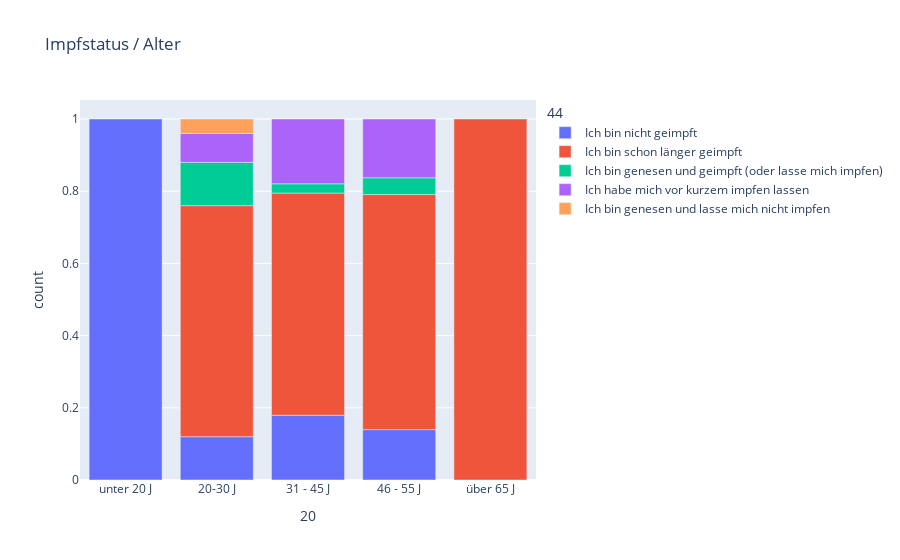

Write notebook code for a chart like this one.
### Code cell
px.bar(res2, y='count', x=20, color=44, title="Impfstatus / Alter", height = plotly_standard_height)

### Figure 1 — Plotly figure (JSON) as saved in the notebook; plotly's stock layout.template omitted (floating-point values rounded to 4 significant figures)
{"data": [{"alignmentgroup": "True", "hovertemplate": "44=Ich bin nicht geimpft<br>20=%{x}<br>count=%{y}<extra></extra>", "legendgroup": "Ich bin nicht geimpft", "marker": {"color": "#636efa", "pattern": {"shape": ""}}, "name": "Ich bin nicht geimpft", "offsetgroup": "Ich bin nicht geimpft", "orientation": "v", "showlegend": true, "textposition": "auto", "type": "bar", "x": ["unter 20 J", "20-30 J", "31 - 45 J", "46 - 55 J", null], "xaxis": "x", "y": [1, 0.12, 0.1795, 0.1395, 0.06667], "yaxis": "y"}, {"alignmentgroup": "True", "hovertemplate": "44=Ich bin schon länger geimpft<br>20=%{x}<br>count=%{y}<extra></extra>", "legendgroup": "Ich bin schon länger geimpft", "marker": {"color": "#EF553B", "pattern": {"shape": ""}}, "name": "Ich bin schon länger geimpft", "offsetgroup": "Ich bin schon länger geimpft", "orientation": "v", "showlegend": true, "textposition": "auto", "type": "bar", "x": ["20-30 J", "31 - 45 J", "46 - 55 J", "über 65 J", null], "xaxis": "x", "y": [0.64, 0.6154, 0.6512, 1, 0.9111], "yaxis": "y"}, {"alignmentgroup": "True", "hovertemplate": "44=Ich bin genesen und geimpft (oder lasse mich impfen)<br>20=%{x}<br>count=%{y}<extra></extra>", "legendgroup": "Ich bin genesen und geimpft (oder lasse mich impfen)", "marker": {"color": "#00cc96", "pattern": {"shape": ""}}, "name": "Ich bin genesen und geimpft (oder lasse mich impfen)", "offsetgroup": "Ich bin genesen und geimpft (oder lasse mich impfen)", "orientation": "v", "showlegend": true, "textposition": "auto", "type": "bar", "x": ["20-30 J", "31 - 45 J", "46 - 55 J"], "xaxis": "x", "y": [0.12, 0.02564, 0.04651], "yaxis": "y"}, {"alignmentgroup": "True", "hovertemplate": "44=Ich habe mich vor kurzem impfen lassen<br>20=%{x}<br>count=%{y}<extra></extra>", "legendgroup": "Ich habe mich vor kurzem impfen lassen", "marker": {"color": "#ab63fa", "pattern": {"shape": ""}}, "name": "Ich habe mich vor kurzem impfen lassen", "offsetgroup": "Ich habe mich vor kurzem impfen lassen", "orientation": "v", "showlegend": true, "textposition": "auto", "type": "bar", "x": ["20-30 J", "31 - 45 J", "46 - 55 J", null], "xaxis": "x", "y": [0.08, 0.1795, 0.1628, 0.02222], "yaxis": "y"}, {"alignmentgroup": "True", "hovertemplate": "44=Ich bin genesen und lasse mich nicht impfen<br>20=%{x}<br>count=%{y}<extra></extra>", "legendgroup": "Ich bin genesen und lasse mich nicht impfen", "marker": {"color": "#FFA15A", "pattern": {"shape": ""}}, "name": "Ich bin genesen und lasse mich nicht impfen", "offsetgroup": "Ich bin genesen und lasse mich nicht impfen", "orientation": "v", "showlegend": true, "textposition": "auto", "type": "bar", "x": ["20-30 J"], "xaxis": "x", "y": [0.04], "yaxis": "y"}], "layout": {"autosize": true, "barmode": "relative", "legend": {"title": {"text": "44"}, "tracegroupgap": 0}, "title": {"text": "Impfstatus / Alter"}, "xaxis": {"anchor": "y", "autorange": true, "domain": [0, 1], "range": [-0.5, 4.5], "title": {"text": "20"}, "type": "category"}, "yaxis": {"anchor": "x", "autorange": true, "domain": [0, 1], "range": [0, 1.053], "title": {"text": "count"}, "type": "linear"}}}
